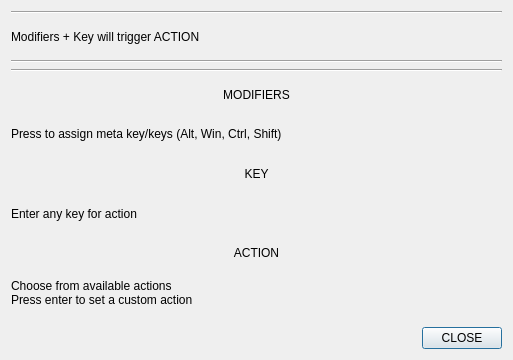
<?xml version="1.0" encoding="UTF-8"?>
<ui version="4.0">
 <class>Dialog</class>
 <widget class="QDialog" name="Dialog">
  <property name="geometry">
   <rect>
    <x>0</x>
    <y>0</y>
    <width>513</width>
    <height>360</height>
   </rect>
  </property>
  <property name="windowTitle">
   <string>Dialog</string>
  </property>
  <layout class="QGridLayout" name="gridLayout">
   <item row="0" column="0">
    <layout class="QGridLayout" name="gridLayout_2">
     <item row="10" column="0">
      <widget class="QLabel" name="label_5">
       <property name="autoFillBackground">
        <bool>true</bool>
       </property>
       <property name="text">
        <string>Enter any key for action</string>
       </property>
      </widget>
     </item>
     <item row="0" column="0">
      <widget class="Line" name="line">
       <property name="orientation">
        <enum>Qt::Horizontal</enum>
       </property>
      </widget>
     </item>
     <item row="4" column="0">
      <widget class="QLabel" name="label_16">
       <property name="text">
        <string>Modifiers + Key will trigger ACTION</string>
       </property>
       <property name="alignment">
        <set>Qt::AlignLeading|Qt::AlignLeft|Qt::AlignVCenter</set>
       </property>
      </widget>
     </item>
     <item row="13" column="0" alignment="Qt::AlignRight|Qt::AlignBottom">
      <widget class="QPushButton" name="pushButton">
       <property name="text">
        <string>CLOSE</string>
       </property>
      </widget>
     </item>
     <item row="8" column="0">
      <widget class="QLabel" name="label_3">
       <property name="autoFillBackground">
        <bool>true</bool>
       </property>
       <property name="text">
        <string>Press to assign meta key/keys (Alt, Win, Ctrl, Shift)</string>
       </property>
      </widget>
     </item>
     <item row="6" column="0">
      <widget class="Line" name="line_4">
       <property name="orientation">
        <enum>Qt::Horizontal</enum>
       </property>
      </widget>
     </item>
     <item row="11" column="0">
      <widget class="QLabel" name="label_6">
       <property name="text">
        <string>ACTION</string>
       </property>
       <property name="alignment">
        <set>Qt::AlignCenter</set>
       </property>
      </widget>
     </item>
     <item row="9" column="0">
      <widget class="QLabel" name="label_4">
       <property name="autoFillBackground">
        <bool>false</bool>
       </property>
       <property name="text">
        <string>KEY</string>
       </property>
       <property name="alignment">
        <set>Qt::AlignCenter</set>
       </property>
      </widget>
     </item>
     <item row="12" column="0">
      <widget class="QLabel" name="label_7">
       <property name="autoFillBackground">
        <bool>true</bool>
       </property>
       <property name="text">
        <string>Choose from available actions
Press enter to set a custom action</string>
       </property>
      </widget>
     </item>
     <item row="7" column="0">
      <widget class="QLabel" name="label">
       <property name="sizePolicy">
        <sizepolicy hsizetype="MinimumExpanding" vsizetype="Preferred">
         <horstretch>0</horstretch>
         <verstretch>0</verstretch>
        </sizepolicy>
       </property>
       <property name="autoFillBackground">
        <bool>false</bool>
       </property>
       <property name="text">
        <string>MODIFIERS</string>
       </property>
       <property name="alignment">
        <set>Qt::AlignCenter</set>
       </property>
      </widget>
     </item>
     <item row="5" column="0">
      <widget class="Line" name="line_3">
       <property name="orientation">
        <enum>Qt::Horizontal</enum>
       </property>
      </widget>
     </item>
    </layout>
   </item>
  </layout>
 </widget>
 <resources/>
 <connections/>
</ui>
